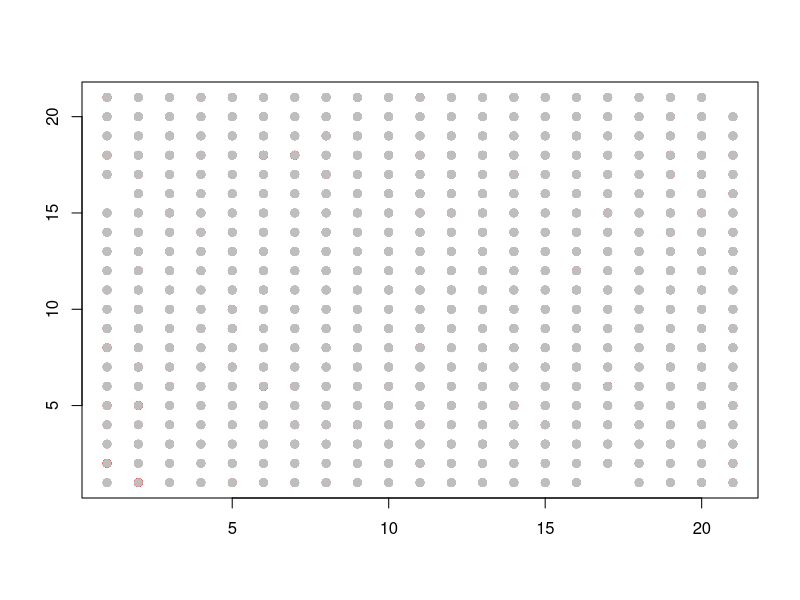

This figure's R source:
# program: spuRs/resources/scripts/forest_fire.r
# forest fire simulation
#AKSHIT BHALLA - 1RV16IM007

rm(list = ls())

neighbours <- function(A, i, j) {
  # calculate number of neighbours of A[i,j] that are infected
  # we have to check for the edge of the grid
  nbrs <- 0
  # sum across row i - 1
  if (i > 1) {
    if (j > 1)
      nbrs <- nbrs + (A[i - 1, j - 1] == 1)
    nbrs <- nbrs + (A[i - 1, j] == 1)
    if (j < ncol(A))
      nbrs <- nbrs + (A[i - 1, j + 1] == 1)
  }
  # sum across row i
  if (j > 1)
    nbrs <- nbrs + (A[i, j - 1] == 1)
  nbrs <- nbrs + (A[i, j] == 1)
  if (j < ncol(A))
    nbrs <- nbrs + (A[i, j + 1] == 1)
  # sum across row i + 1
  if (i < nrow(A)) {
    if (j > 1)
      nbrs <- nbrs + (A[i + 1, j - 1] == 1)
    nbrs <- nbrs + (A[i + 1, j] == 1)
    if (j < ncol(A))
      nbrs <- nbrs + (A[i + 1, j + 1] == 1)
  }
  return(nbrs)
}

forest.fire.plot <- function(X) {
  # plot infected and removed individuals
  for (i in 1:nrow(X)) {
    for (j in 1:ncol(X)) {
      if (X[i, j] == 1)
        points(i, j, col = "red", pch = 19)
      else if (X[i, j] == 0)
        points(i, j, col = "grey", pch = 19)
    }
  }
}

forest.fire <- function(X, a, b, pausing = FALSE) {
  # simulate forest fire epidemic model
  # X[i, j] = 2 for susceptible; 1 for infected; 0 for removed
  # set up plot
  plot(
    c(1, nrow(X)),
    c(1, ncol(X)),
    type = "n",
    xlab = "",
    ylab = ""
  )
  forest.fire.plot(X)
  # main loop
  burning <- TRUE
  while (burning) {
    burning <- FALSE
    # check if pausing between updates
    if (pausing) {
      input <- readline("hit any key to continue")
    }
    # update
    B <- X
    for (i in 1:nrow(X)) {
      for (j in 1:ncol(X)) {
        if (X[i, j] == 2) {
          if (runif(1) > ((1 - a) ^ neighbours(X, i, j))) {
            B[i, j] <- 1
          }
        }
        else if (X[i, j] == 1) {
          burning <- TRUE
          if (runif(1) < b) {
            B[i, j] <- 0
          }
        }
      }
    }
    X <- B
    #plot
    forest.fire.plot(X)
  }
  return(X)
}

# spark
set.seed(3)
X <- matrix(2, 21, 21)
X[11, 11] <- 1 #in to out fire
#X[21,] <- 1 #right to left fire 
#X[,21] <- 1 #top to bottom fire 

# big fires
# X <- forest.fire(X, 0.1, 0.2, TRUE)
X <- forest.fire(X, 0.3, 0.4, TRUE)
# medium fires
# X <- forest.fire(X, 0.07, 0.2, TRUE)
# X <- forest.fire(X, 0.2, 0.4, TRUE)
# small fires
# X <- forest.fire(X, 0.05, 0.2, TRUE)
# X <- forest.fire(X, 0.07, 0.4, TRUE)
 
#AKSHIT BHALLA - 1RV16IM007